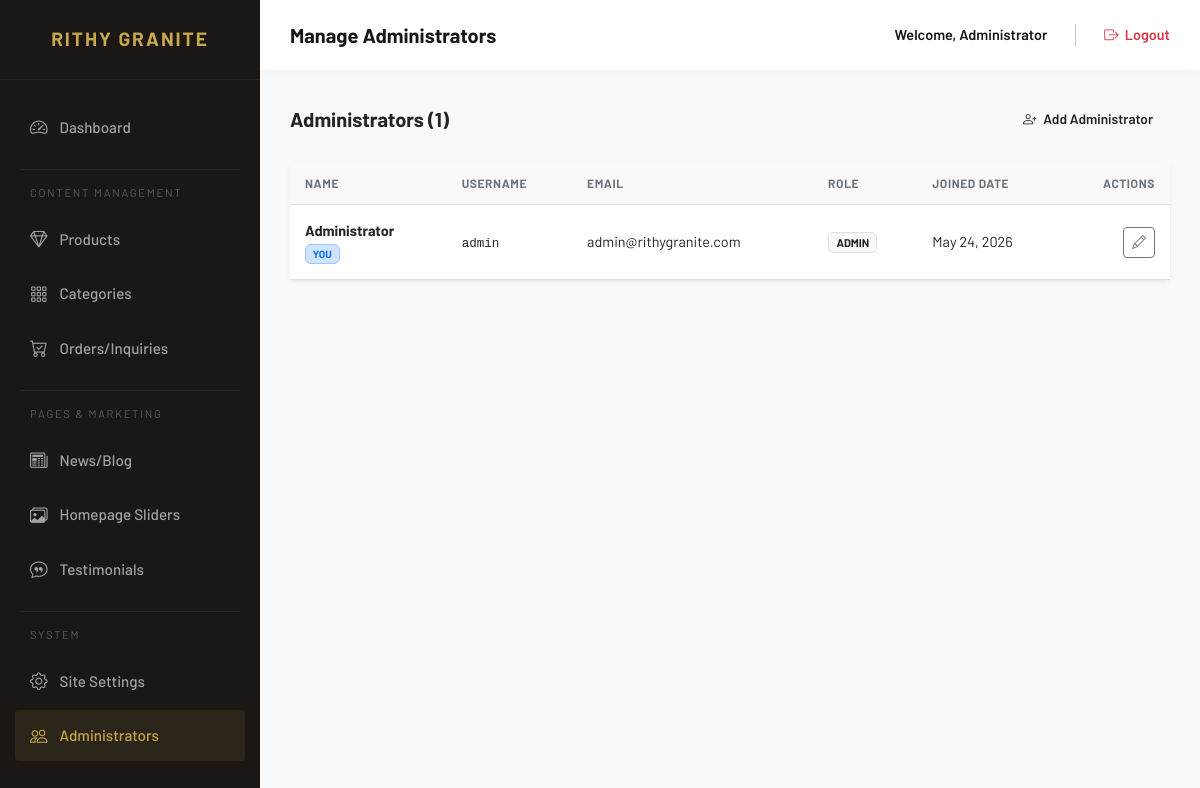
The page /admin/users.php (signed in) on the database its author committed.
### tables this page shows
CREATE TABLE `users` (
  `id` int(11) NOT NULL,
  `username` varchar(100) NOT NULL,
  `password` varchar(255) NOT NULL,
  `email` varchar(255) NOT NULL,
  `full_name` varchar(200) DEFAULT NULL,
  `role` enum('admin','editor','author') DEFAULT 'author',
  `created_at` timestamp NOT NULL DEFAULT current_timestamp()
);

### includes/config.php (called while the page is built, shortened)
<?php
function e($str) {
    return htmlspecialchars($str ?? '', ENT_QUOTES, 'UTF-8');
}

### admin/users.php (the view, shortened to what this page needs)
<?php
require_once 'includes/header.php';
$db = getDB();
$users = $db->query("SELECT * FROM users ORDER BY created_at DESC")->fetchAll();
?>
<div class="d-flex justify-content-between align-items-center mb-4">
    <h5 class="mb-0 fw-bold">Administrators (<?= count($users) ?>)</h5>
    <a href="user-add.php" class="btn btn-gold btn-action">
        <i class="bi bi-person-plus me-1"></i> Add Administrator
    </a>
</div>
<div class="card border-0 shadow-sm">
    <div class="card-body p-0">
        <div class="table-responsive">
            <table class="table table-custom table-hover mb-0">
                <thead>
                    <tr>
                        <th>Name</th>
                        <th>Username</th>
                        <th>Email</th>
                        <th>Role</th>
                        <th>Joined Date</th>
                        <th class="text-end">Actions</th>
                    </tr>
                </thead>
                <tbody>
                    <?php if (!empty($users)): ?>
                        <?php foreach ($users as $user): ?>
                        <tr>
                            <td>
                                <div class="fw-bold"><?= e($user['full_name']) ?></div>
                                <?php if ((int)$user['id'] === (int)$_SESSION['admin_id']): ?>
                                    <span class="badge bg-primary-subtle text-primary border border-primary-subtle" style="font-size: 0.65rem;">YOU</span>
                                <?php endif; ?>
                            </td>
                            <td><code class="text-dark"><?= e($user['username']) ?></code></td>
                            <td><?= e($user['email']) ?></td>
                            <td>
                                <span class="badge bg-light text-dark border text-uppercase" style="font-size: 0.7rem;"><?= e($user['role']) ?></span>
                            </td>
                            <td class="small"><?= date('M d, Y', strtotime($user['created_at'])) ?></td>
                            <td class="text-end">
                                <div class="btn-group">
                                    <a href="user-edit.php?id=<?= $user['id'] ?>" class="btn btn-sm btn-outline-secondary" title="Edit">
                                        <i class="bi bi-pencil"></i>
                                    </a>
                                </div>
                            </td>
                        </tr>
                        <?php endforeach; ?>
                    <?php else: ?>
                        <tr>
                            <td colspan="6" class="text-center py-5 text-muted">No administrators found.</td>
                        </tr>
                    <?php endif; ?>
                </tbody>
            </table>
        </div>
    </div>
</div>
<?php require_once 'includes/footer.php'; ?>

### admin/includes/header.php (style rules this page uses)
:root { --gold: #C9A84C; --gold-dark: #A07830; --stone-dark: #1A1714; --stone-mid: #2D2520; --sidebar-width: 260px; --bg-body: #f8f9fa; }
body { font-family: 'Barlow', sans-serif; background-color: var(--bg-body); overflow-x: hidden; }
.btn-action { padding: 8px 16px; font-size: 0.85rem; font-weight: 600; border-radius: 4px; }
.table-custom th { background: #f8f9fa; font-size: 0.75rem; text-transform: uppercase; letter-spacing: 0.05em; color: #6c757d; border-top: none; padding: 12px 15px; }
.table-custom td { vertical-align: middle; padding: 15px; font-size: 0.9rem; }

### rows shown on the page
users: full_name "Administrator", shows "YOU", username "admin", email "admin@rithygranite.com", role "ADMIN", created_at "May 24, 2026"

### other values the page prints
$pageTitle "Manage Administrators"
$adminName "Administrator"
count($users) "1"
